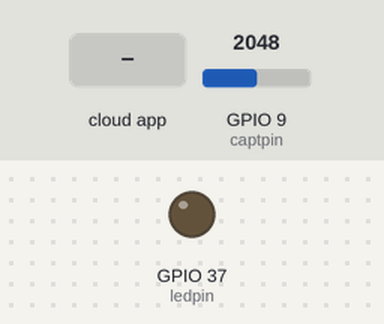
A sketch run on a simulated ESP32. On the bench: output pins drawn as LEDs (lit = HIGH). Inputs (shaded band) come from the test bench; at power-on: GPIO 9 (captpin) = 2048. WiFi joins after 1.5 s; servers stay silent unless stated; the Firebase database answers and starts empty; what the sketch prints to the serial monitor is not drawn.

Above: at 2.7 s.
2.8 s: the phone or cloud app sets led to 1
At 4.0 s:
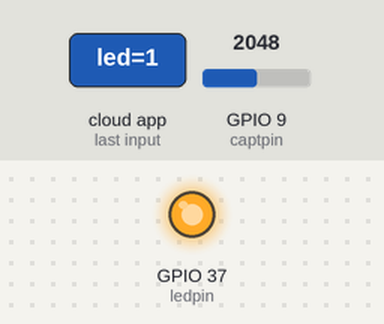
4.6 s: the phone or cloud app sets led to 0
At 6.0 s:
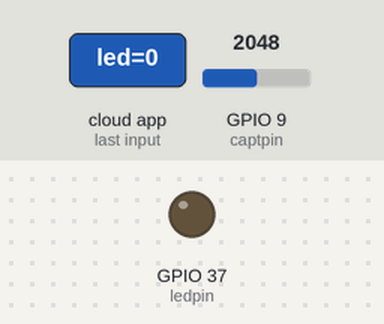
Timing chart, 0 to 7.6 s (numbered marks = the images above; inputs shaded):
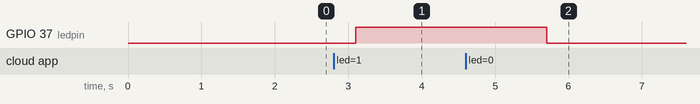

Measured:
- after the input at 2.8 s, GPIO 37 (ledpin): LOW → HIGH after 0.30 s
- after the input at 4.6 s, GPIO 37 (ledpin): HIGH → LOW after 1.1 s

The sketch:

Basic.ino
```cpp
// (licence header left out)
#include <WiFi.h>
#include <FirebaseESP32.h>

// Provide the token generation process info.
#include <addons/TokenHelper.h>
// Provide the RTDB payload printing info and other helper functions.
#include <addons/RTDBHelper.h>

/* 1. Define the WiFi credentials */
#define WIFI_SSID "EPI-STUDENTS"
#define WIFI_PASSWORD "epietud2027"


// For the following credentials, see examples/Authentications/SignInAsUser/EmailPassword/EmailPassword.ino

/* 2. Define the API Key */
#define API_KEY "AIzaSyCClnfvXkzhsh9CNjcxaeA7SCKVlUHWwIU"

/* 3. Define the RTDB URL */
#define DATABASE_URL "https://esp32-e1beb-default-rtdb.europe-west1.firebasedatabase.app/" //<databaseName>.firebaseio.com or <databaseName>.<region>.firebasedatabase.app

/* 4. Define the user Email and password that alreadey registerd or added in your project */
#define USER_EMAIL "esp32dev@gmail.com"
#define USER_PASSWORD "123456"

// Define Firebase Data object
FirebaseData fbdo;

FirebaseAuth auth;
FirebaseConfig config;

const int ledpin=37;
const int captpin=9;

void setup()
{
  pinMode(ledpin,OUTPUT);
  pinMode(captpin,INPUT);
  Serial.begin(115200);
  WiFi.begin(WIFI_SSID, WIFI_PASSWORD);
  Serial.print("Connecting to Wi-Fi");
  while (WiFi.status() != WL_CONNECTED)
  {
    Serial.print(".");
    delay(300);
  }
  Serial.println();
  Serial.print("Connected with IP: ");
  Serial.println(WiFi.localIP());
  Serial.println();

  Serial.printf("Firebase Client v%s\n\n", FIREBASE_CLIENT_VERSION);

  /* Assign the api key (required) */
  config.api_key = API_KEY;

  /* Assign the user sign in credentials */
  auth.user.email = USER_EMAIL;
  auth.user.password = USER_PASSWORD;

  /* Assign the RTDB URL (required) */
  config.database_url = DATABASE_URL;

  /* Assign the callback function for the long running token generation task */
  config.token_status_callback = tokenStatusCallback; // see addons/TokenHelper.h


  Firebase.begin(&config, &auth);

  // Comment or pass false value when WiFi reconnection will control by your code or third party library
  Firebase.reconnectWiFi(true);


}

void loop()
{


int val=analogRead(captpin);
 Firebase.setInt(fbdo, F("/capteur"), val);
int ledvalue;
Firebase.getInt(fbdo, F("/led"), &ledvalue);
digitalWrite(ledpin,ledvalue);
delay(1000);
  }
```
